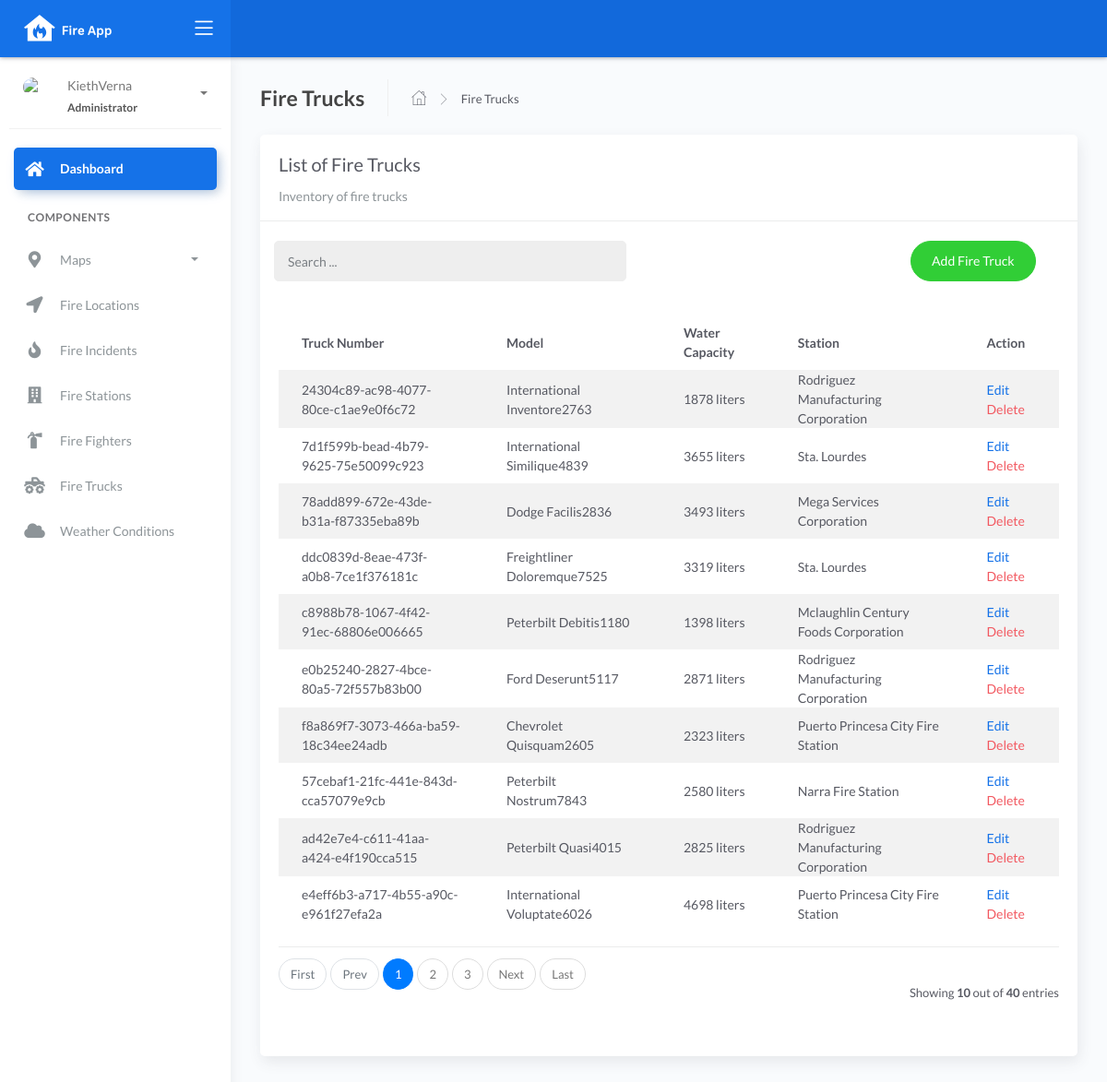
Page /firetruck_list on the committed database.
### fire/models.py (models this page shows, shortened)
class BaseModel(models.Model):
    created_at = models.DateTimeField(auto_now_add=True, db_index=True)
    updated_at = models.DateTimeField(auto_now=True)
    class Meta:
        abstract = True

class FireTruck(BaseModel):
    truck_number = models.CharField(max_length=150)
    model = models.CharField(max_length=150)
    capacity = models.CharField(max_length=150)  # water
    station = models.ForeignKey(FireStation, on_delete=models.CASCADE)

class FireStation(BaseModel):
    name = models.CharField(max_length=150)
    latitude = models.DecimalField(
        max_digits=22, decimal_places=16, null=True, blank=True)
    longitude = models.DecimalField(
        max_digits=22, decimal_places=16, null=True, blank=True)
    address = models.CharField(max_length=150)
    city = models.CharField(max_length=150)  # can be in separate table
    country = models.CharField(max_length=150)  # can be in separate table
    def __str__(self):
        return f"{self.name}"

### fire/views.py (the view)
# urls.py: path('firetruck_list', FireTruckList.as_view(), name='firetruck-list'),
class FireTruckList(ListView):
    model = FireTruck
    context_object_name = 'firetruck'
    template_name = "firetruck_list.html"
    paginate_by = 10
    def get_queryset(self, *args, **kwargs):
         qs = super(FireTruckList, self).get_queryset(*args, **kwargs)
         if self.request.GET.get("q") != None:
             query = self.request.GET.get('q')
             qs = qs.filter(Q(truck_number__icontains=query) |
                            Q(model__icontains=query) |
                            Q(capacity__icontains=query) )
         return qs

### templates/firetruck_list.html (shortened to what this page needs)
{% extends 'base.html' %} {% load static %} {% block content %}
<div class="content">
    <div class="page-inner">
        <div class="page-header">
            <h4 class="page-title">Fire Trucks</h4>
            <ul class="breadcrumbs">
                <li class="nav-home">
                    <a href="{%url 'dashboard-chart' %}">
                    <i class="flaticon-home"></i>
                    </a>
                </li>
                <li class="separator">
                    <i class="flaticon-right-arrow"></i>
                </li>
                <li class="nav-item">
                    <a href="#">Fire Trucks</a>
                </li>
            </ul>
        </div>
        <div class="row">
            <div class="col-md-12">
                <div class="card">
                    <div class="card-header">
                        <div class="card-title">List of Fire Trucks</div>
                        <div class="card-category">Inventory of fire trucks</div>
                    </div>
                    <br>
                        <div class="col-md-12 row">
                            <div class="col-md-6">
                                <form class="navbar-left navbar-form nav-search mr-md-3" action="{% url 'firetruck-list' %}">
                                    <div class="input-group">
                                        <input type="text" placeholder="Search ..." class="form-control" name="q">
                                        <div class="input-group-append">
                                        <span class="input-group-text">
                                        </span>
                                        </div>
                                    </div>
                                </form>
                            </div>
                            <div class="col-md-6">
                                <div class="pull-right">
                                    <a href="{% url 'firetruck-add'%}" class="btn btn-success btn-rounded">Add Fire Truck</a>
                                </div>
                            </div>
                        </div>
                    <div class="card-body">
                        <table class="table table-striped mt-3">
                            <thead>
                                <tr>
                                    <th scope="col">Truck Number</th>
                                    <th scope="col">Model</th>
                                    <th scope="col">Water Capacity</th>
                                    <th scope="col">Station</th>
                                    <th scope="col">Action</th>
                                </tr>
                            </thead>
                            <tbody>
                                {% for object in object_list %}
                                <tr>
                                    <td>{{ object.truck_number }}</td>
                                    <td>{{ object.model }}</td>
                                    <td>{{ object.capacity }} liters</td>
                                    <td>{{ object.station }}</td>
                                    <td>
                                        <a href="firetruck_list/edit/{{ object.id }}">Edit</a>
                                        <a href="firetruck_list/delete/{{ object.id }}" class="text-danger">Delete</a>
                                    </td>
                                </tr>
                                {% empty %}
                                <tr>
                                    <td colspan="4" style="text-align: center">
                                    <p class="text-sm font-weight-bold mb-0">No Records Found</p>
                                    </td>
                                </tr>
                                {% endfor %}
                            </tbody>
                        </table>
                        {% include 'includes/pagination.html' %}
                    </div>
                </div>
            </div>
        </div>
    </div>
</div>
{% endblock %}

### rows in the picture
FireTruck: truck_number "24304c89-ac98-4077-80ce-c1ae9e0f6c72", model "International Inventore2763", capacity "1878", station "Rodriguez Manufacturing Corporation"
FireTruck: truck_number "7d1f599b-bead-4b79-9625-75e50099c923", model "International Similique4839", capacity "3655", station "Sta. Lourdes"
FireTruck: truck_number "78add899-672e-43de-b31a-f87335eba89b", model "Dodge Facilis2836", capacity "3493", station "Mega Services Corporation"
FireTruck: truck_number "ddc0839d-8eae-473f-a0b8-7ce1f376181c", model "Freightliner Doloremque7525", capacity "3319", station "Sta. Lourdes"
FireTruck: truck_number "c8988b78-1067-4f42-91ec-68806e006665", model "Peterbilt Debitis1180", capacity "1398", station "Mclaughlin Century Foods Corporation"
FireTruck: truck_number "e0b25240-2827-4bce-80a5-72f557b83b00", model "Ford Deserunt5117", capacity "2871", station "Rodriguez Manufacturing Corporation"
FireTruck: truck_number "f8a869f7-3073-466a-ba59-18c34ee24adb", model "Chevrolet Quisquam2605", capacity "2323", station "Puerto Princesa City Fire Station"
FireTruck: truck_number "57cebaf1-21fc-441e-843d-cca57079e9cb", model "Peterbilt Nostrum7843", capacity "2580", station "Narra Fire Station"
FireTruck: truck_number "ad42e7e4-c611-41aa-a424-e4f190cca515", model "Peterbilt Quasi4015", capacity "2825", station "Rodriguez Manufacturing Corporation"
FireTruck: truck_number "e4eff6b3-a717-4b55-a90c-e961f27efa2a", model "International Voluptate6026", capacity "4698", station "Puerto Princesa City Fire Station"

### other values in the picture
{{ page_num }} "1"
{{ page_num }} "2" "3"
{{ object_list.count }} "10"
{{ paginator.count }} "40"
